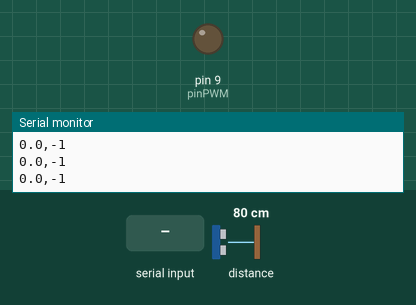
A sketch run on a simulated Arduino Uno, built with avr-gcc and run on an emulated ATmega328P. Shown: output pins drawn as LEDs (lit = HIGH), the last lines printed to the serial monitor. The test bench sets the inputs (shaded band); at power-on: distance to the obstacle 80 cm.

Above: at 1.7 s.
1.8 s: "+" received over Serial
At 2.9 s:
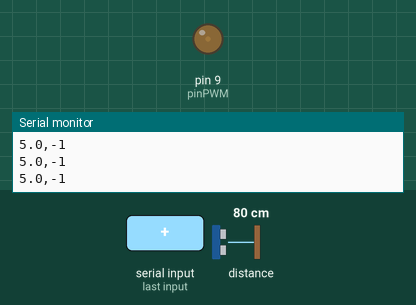
3.3 s: "90,45\n" received over Serial
At 4.0 s:
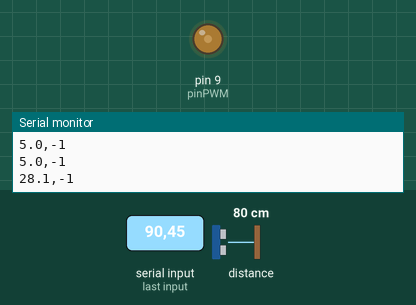
5.7 s: "200\n" received over Serial
At 7.0 s:
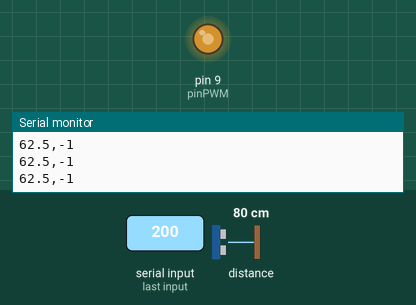
7.3 s: "90\n" received over Serial
At 8.6 s:
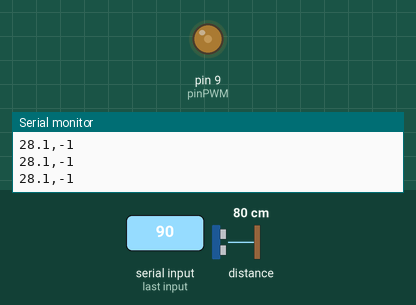
Timing chart, 0 to 10.0 s (numbered marks = the images above; inputs shaded):
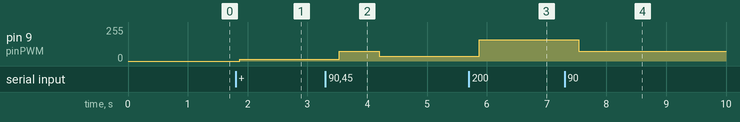

The sketch:

Lazo_Abierto.ino
```cpp
#include <Wire.h>
#include <VL53L0X.h>

VL53L0X sensor;

// El Pin 9 está ligado al canal A del Timer 1 (OC1A)
const int pinPWM = 9;

// Variable para el Duty Cycle (rango de 0 a 320 para 25kHz)
int valorPWM = 0;

// Pasos de incremento/decremento
const int pasoGrueso = 16; // 5% (16 unidades)
const int pasoFino = 2;    // Ajuste de precisión unidad por unidad

// --- CONFIGURACIÓN DE LA CALIBRACIÓN (INTERPOLACIÓN) ---
const int NUM_PUNTOS = 7;
// Puntos de control medidos (deben estar estrictamente ordenados de menor a mayor)
const float puntosCalibracion[NUM_PUNTOS] = {0.0, 100.0, 200.0, 300.0, 400.0, 500.0, 600.0};
// Errores medidos en cada uno de esos puntos
const float erroresMedidos[NUM_PUNTOS]    = {0.0, 40.0, 60.0, 80.0, 85.0, 80.0, 40.0};

void setup() {
  Serial.begin(9600);

  // Retraso para estabilizar el sensor eléctricamente
  delay(500);

  Wire.begin();

  // Inicializamos el sensor
  if (!sensor.init()) {
    while (1); // Si falla el sensor, detiene la ejecución
  }

  // Configuración de tiempo de espera y precisión
  sensor.setTimeout(1000);
  sensor.setSignalRateLimit(0.1);
  sensor.setMeasurementTimingBudget(200000); // 200ms por lectura

  // Configurar el Pin 9 como salida
  pinMode(pinPWM, OUTPUT);

  // --- CONFIGURACIÓN DEL TIMER 1 PARA 25 kHz ---
  TCCR1A = 0;
  TCCR1B = 0;
  TCNT1  = 0;

  // Modo 10: PWM con corrección de fase y frecuencia (TOP en ICR1)
  TCCR1A |= (1 << COM1A1);
  TCCR1B |= (1 << WGM13) | (1 << CS10); // Prescaler = 1

  // TOP = 16,000,000 Hz / (2 * 1 * 25,000 Hz) = 320
  ICR1 = 320;

  // Inicializar el ventilador apagado (0% Duty Cycle)
  OCR1A = 0;
}

void loop() {
  // Leemos la distancia en modo "Single"
  uint16_t altura = 655.0 - sensor.readRangeSingleMillimeters();
  float error = calcularErrorInterpolado((float)altura);
  float altura_real = (float)altura + error;

  // Calculamos el porcentaje del Duty Cycle
  float porcentaje = (valorPWM / 320.0) * 100.0;

  // --- FORMATO PARA EXCEL (CSV: Columna A = Porcentaje, Columna B = Distancia) ---
  Serial.print(porcentaje, 1);
  Serial.print(","); // La coma separa las columnas en Excel

  if (sensor.timeoutOccurred() || altura > 800) {
    Serial.println("-1"); // Marca de error o fuera de rango (para graficar fácil en Excel)
  } else {
    Serial.println(altura_real); // Imprime distancia y salto de línea (nueva fila en Excel)
  }

  // --- LECTURA DE COMANDOS DESDE EXCEL O IDE ---
  if (Serial.available() > 0) {
    char primerCaracter = Serial.peek(); // Observamos el primer carácter
    bool cambio = false;

    // Si el carácter ingresado es un dígito, leemos el número completo
    if (isDigit(primerCaracter)) {
      int valorIngresado = Serial.parseInt();
      valorPWM = valorIngresado;
      cambio = true;
    } else {
      char comando = Serial.read(); // Consumimos el carácter de comando

      // Controles de paso grueso (+/- 16 -> 5%)
      if (comando == '+') {
        valorPWM += pasoGrueso;
        cambio = true;
      }
      else if (comando == '-') {
        valorPWM -= pasoGrueso;
        cambio = true;
      }
      // Controles de paso fino (+/- 2)
      else if (comando == 'w' || comando == 'W') {
        valorPWM += pasoFino;
        cambio = true;
      }
      else if (comando == 's' || comando == 'S') {
        valorPWM -= pasoFino;
        cambio = true;
      }
    }

    if (cambio) {
      // Garantizar límites del registro ICR1 (0 a 320)
      if (valorPWM > 320) valorPWM = 320;
      if (valorPWM < 0) valorPWM = 0;

      // Aplicar el nuevo Duty Cycle directamente al registro del Timer 1
      OCR1A = valorPWM;
    }
  }

  delay(300); // Pausa entre muestras
}

// Interpolación Lineal para Cálculo del Error

float calcularErrorInterpolado(float distancia) {
  if (distancia <= puntosCalibracion[0]) {
    return erroresMedidos[0];
  }
  if (distancia >= puntosCalibracion[NUM_PUNTOS - 1]) {
    return erroresMedidos[NUM_PUNTOS - 1];
  }
  for (int i = 0; i < NUM_PUNTOS - 1; i++) {
    if (distancia >= puntosCalibracion[i] && distancia <= puntosCalibracion[i+1]) {
      float x0 = puntosCalibracion[i];
      float x1 = puntosCalibracion[i+1];
      float y0 = erroresMedidos[i];
      float y1 = erroresMedidos[i+1];

      return y0 + ((distancia - x0) * (y1 - y0) / (x1 - x0));
    }
  }
  return 0.0;
}
```

Measured:
- after the input at 1.8 s, pin 9 (pinPWM): 0/255 → 13/255 after 0.07 s
- after the input at 3.3 s, pin 9 (pinPWM): 13/255 → 72/255 after 0.24 s, → 36/255 0.67 s later
- after the input at 5.7 s, pin 9 (pinPWM): 36/255 → 159/255 after 0.17 s
- after the input at 7.3 s, pin 9 (pinPWM): 159/255 → 72/255 after 0.24 s
